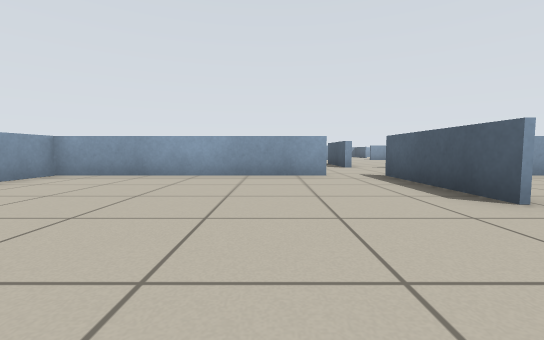
View 1 (above)

20 first-person views from a walk through a world built for the Player/Stage simulator. The camera is 0.5 m above the floor, tilts 4° down and sees 90° across. The lines on the ground mark 1 m squares. The floor is counted in squares, 1 m on a side. Each view is taken from the middle of a square. On the plan, view 1 faces up. The plan holds only what a view shows up to about 9 squares ahead; the rest is blank. Robots are left out.

View 2
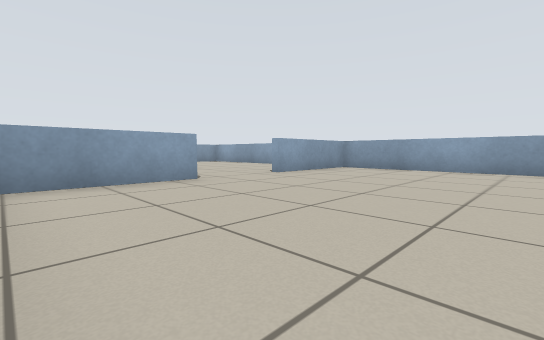

View 3
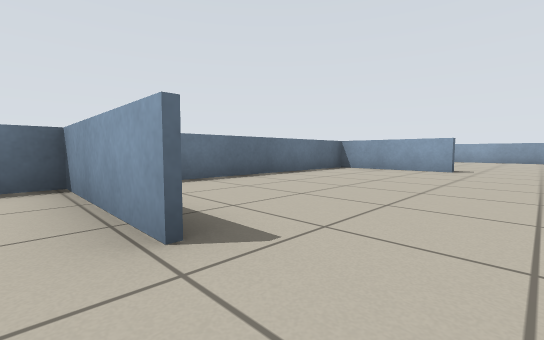

View 4
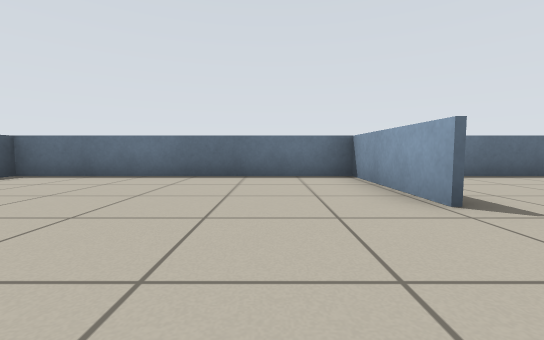

View 5
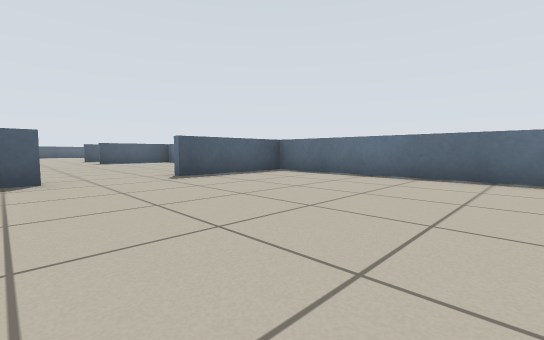

View 6
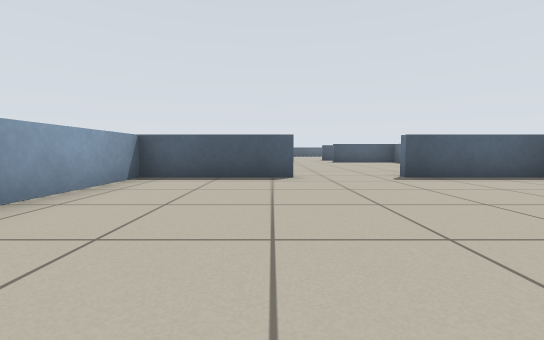

View 7
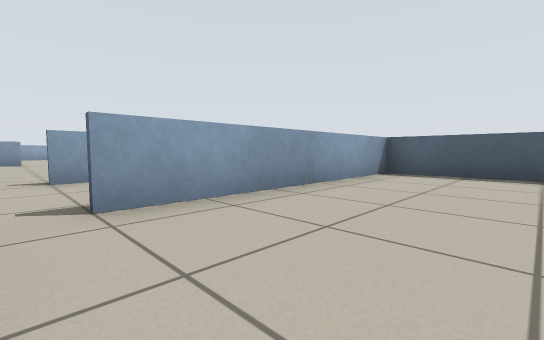

View 8
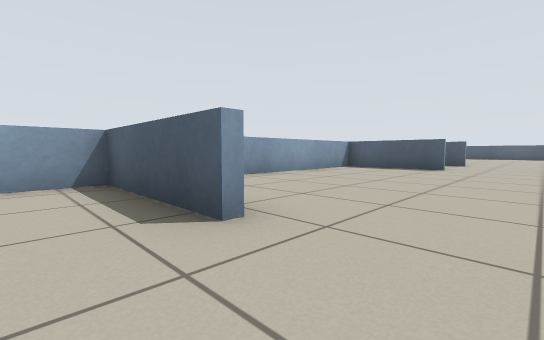

View 9
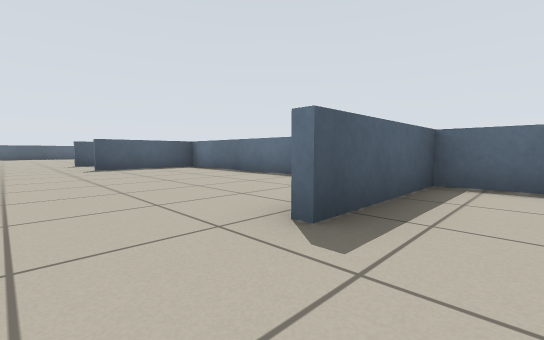

View 10
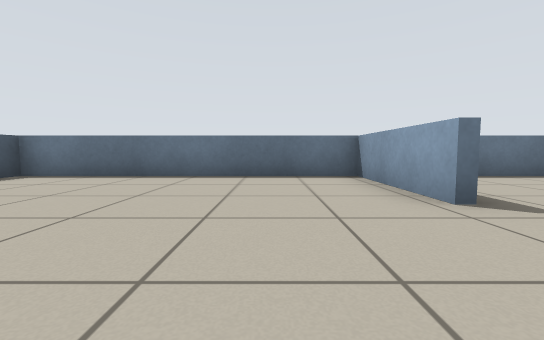

View 11
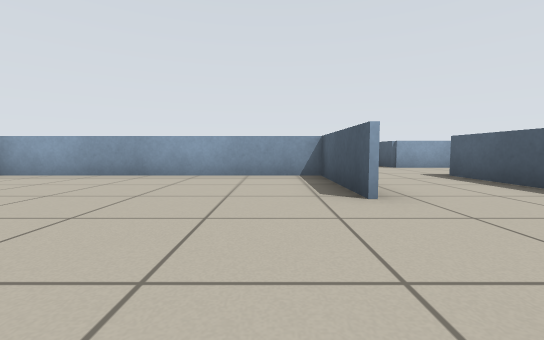

View 12
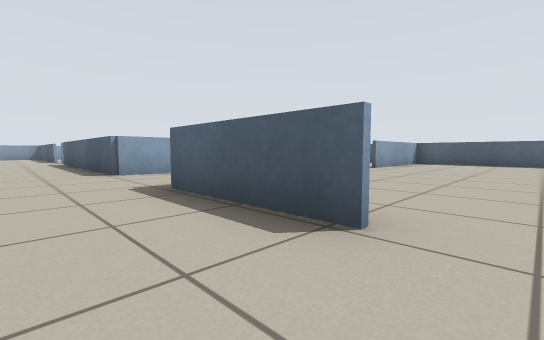

View 13
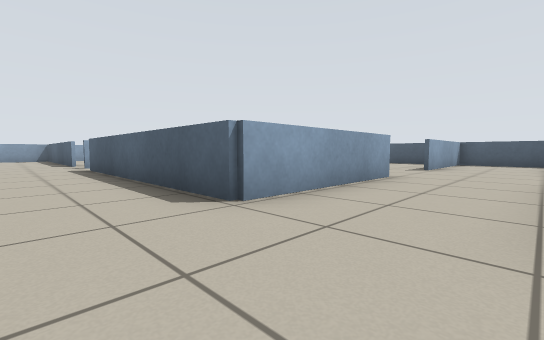

View 14
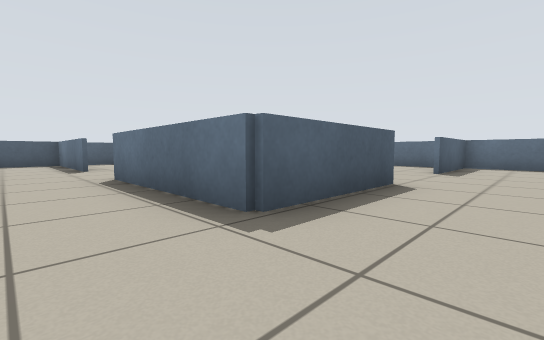

View 15
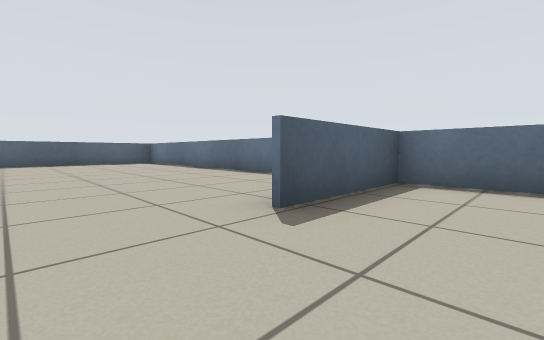

View 16
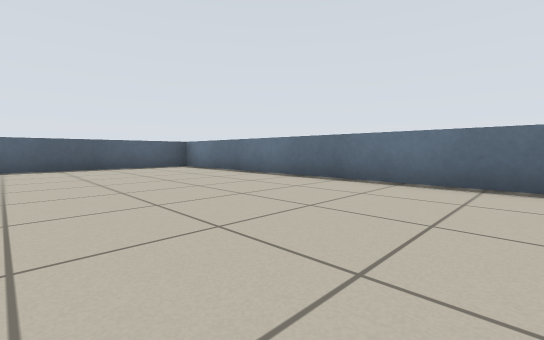

View 17
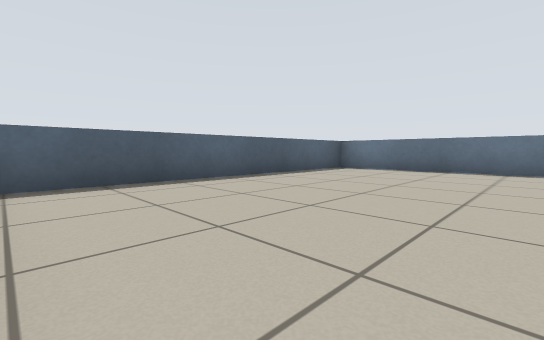

View 18
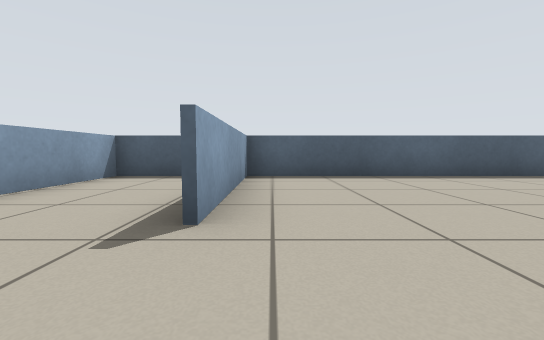

View 19
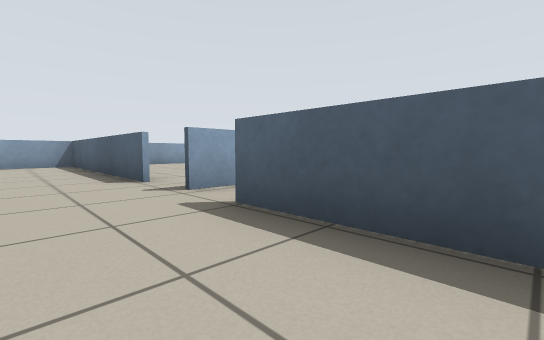

View 20
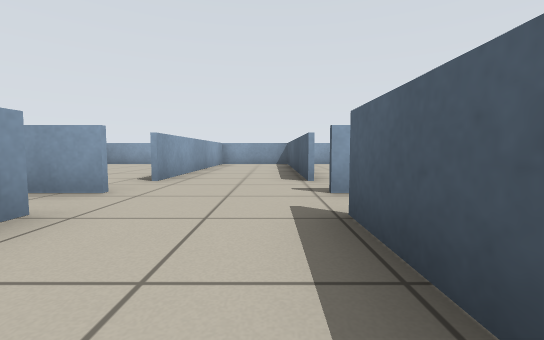

### Floor plan
Key: @ floor where view 1 was taken; x gap in a wall; . floor; = window, fence, low wall or low ledge.
Columns run from 9 left of view 1 to 29 right of it. Each row starts with its distance up from view 1.
 23                           ===
 22                           ..=
 21                       .. =..=
 20                       .. =..=.
 19                        ..=..=.
 18                        ..=..=.
 17                         .=..=.
 16                         .....
 15             =.          ==..==
 14             ..           x..x
 13             ..            ..=
 12             ..            ..=
 11             ..            ..=
 10             ..            ..=
  9            =..            ..=    ...
  8            =.=            ..====..=====
  7            ...            ............=
  6      ======..=============..====..=====
  5     =......=......=......=..=   ......=
  4   ..=......=......=......=..=.........=
  3  ...=......=......=......=..=.........=
  2 ......................................=
  1 ......................................=
  0  ...=....@.=......=......=..=.........=
 -1     =......=......=......=..=.........=
 -2     =......=......=......=..=.........=
 -3      =================================

Where each view was taken, in squares from view 1:
view 1: 0 up, 0 right, facing up
view 2: 2 down, 0 right, facing up-left
view 3: 2 up, 3 right, facing down-left
view 4: 3 up, 4 right, facing down
view 5: 3 up, 4 right, facing down-right
view 6: 3 up, 4 right, facing right
view 7: 3 up, 3 right, facing up-right
view 8: 1 up, 8 right, facing up-right
view 9: 2 up, 8 right, facing down-right
view 10: 3 up, 11 right, facing down
view 11: 0 up, 15 right, facing up
view 12: 2 up, 17 right, facing up-right
view 13: 6 up, 17 right, facing up-right
view 14: 7 up, 17 right, facing down-right
view 15: 2 up, 17 right, facing down-right
view 16: 2 up, 20 right, facing down-right
view 17: 5 up, 24 right, facing down-right
view 18: 5 up, 23 right, facing right
view 19: 12 up, 17 right, facing up-right
view 20: 12 up, 18 right, facing up
